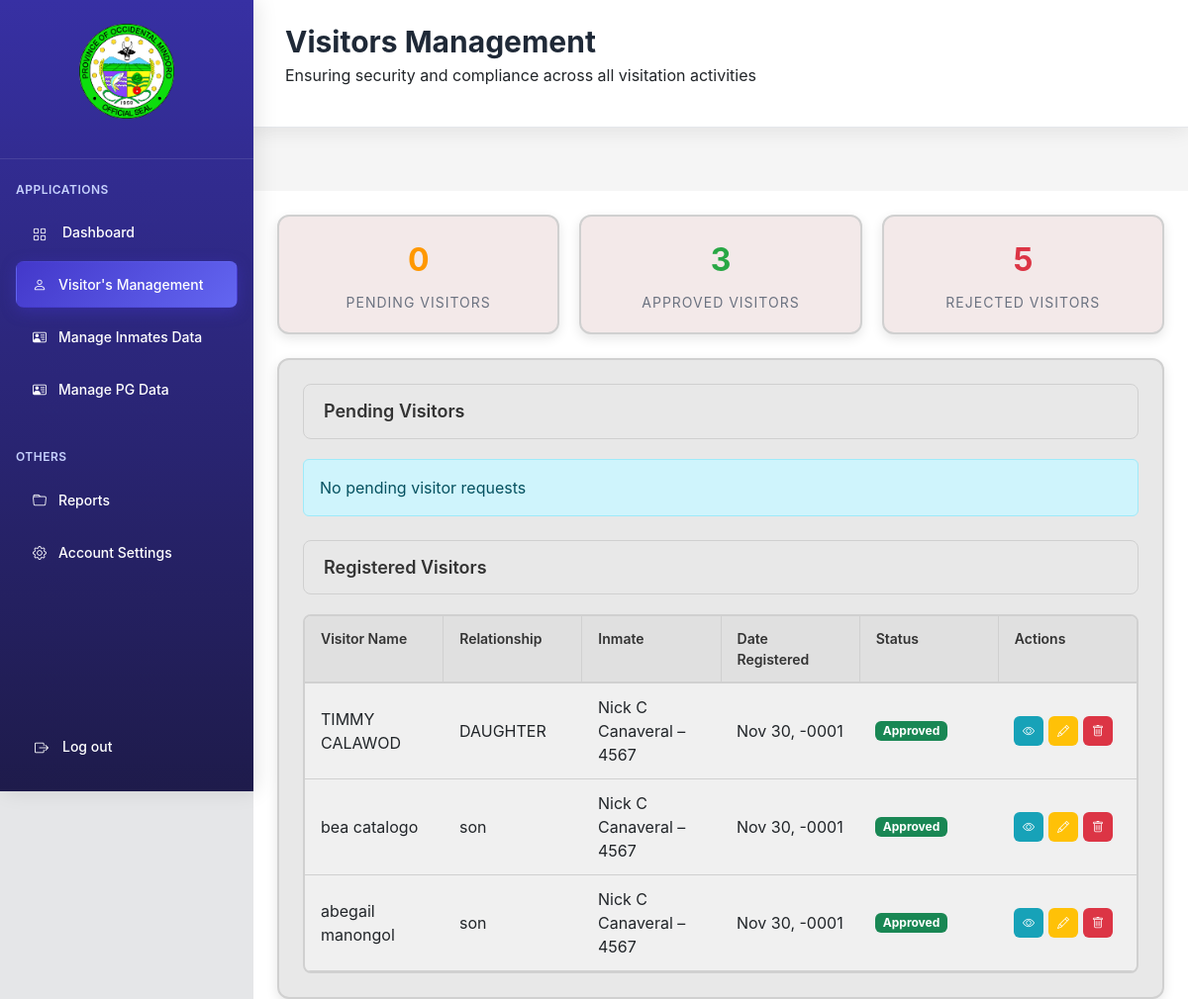
Page /modules/Warden/WARDEN_VISITORS_MANAGEMENT.php (signed in) on the committed database.
### tables this page shows
CREATE TABLE `visitors` (
  `id` int(255) NOT NULL,
  `firstName` varchar(255) NOT NULL,
  `lastName` varchar(255) NOT NULL,
  `middleName` varchar(255) NOT NULL,
  `gender` enum('Male','Female','Other','') NOT NULL,
  `phoneNumber` int(11) NOT NULL,
  `permanentAddress` varchar(255) NOT NULL,
  `relationship` varchar(250) NOT NULL,
  `idType` enum('National ID','Drivers License','Barangay ID','PhilHealth','Voters','UMID') NOT NULL,
  `idNumber` int(25) NOT NULL,
  `inmate` varchar(255) NOT NULL,
  `status` enum('pending','approved','rejected','') NOT NULL DEFAULT 'pending',
  `created_at` datetime DEFAULT current_timestamp(),
  `approved_at` timestamp NOT NULL DEFAULT current_timestamp() ON UPDATE current_timestamp()
);

CREATE TABLE `pending_visitors` (
  `id` int(11) NOT NULL,
  `firstName` varchar(255) NOT NULL,
  `lastName` varchar(255) NOT NULL,
  `middleName` varchar(255) NOT NULL,
  `gender` enum('Male','Female','Other','') NOT NULL,
  `phoneNumber` int(11) NOT NULL,
  `permanentAddress` varchar(255) NOT NULL,
  `relationship` varchar(250) NOT NULL,
  `idType` enum('National ID','Drivers License','Barangay ID','PhilHealth','Voters','UMID') NOT NULL,
  `idNumber` int(25) NOT NULL,
  `inmate` varchar(255) NOT NULL,
  `status` enum('pending','approved','rejected','') NOT NULL DEFAULT 'pending',
  `submitted_at` datetime NOT NULL
);

### modules/Warden/WARDEN_VISITORS_MANAGEMENT.php (the view, shortened to what this page needs)
<?php
require_once '../../database/connection.php';
$stats = [];
$sql = "SELECT status, COUNT(*) as count FROM pending_visitors GROUP BY status";
$result = $con_admin->query($sql);
while ($row = $result->fetch_assoc()) {
    $stats[$row['status']] = $row['count'];
}
$pending_visitors = [];
$approved_visitors = [];
$sql = "SELECT v.*, p.submitted_at as registration_date
        FROM visitors v
        LEFT JOIN pending_visitors p ON v.firstName = p.firstName AND v.lastName = p.lastName AND v.inmate = p.inmate
        ORDER BY p.submitted_at DESC";
$result = $con_admin->query($sql);
while ($row = $result->fetch_assoc()) {
    $approved_visitors[] = $row;
}
?>
<!DOCTYPE html>
<html lang="en">
<head>
    <link href="https://cdn.jsdelivr.net/npm/bootstrap@5.3.0/dist/css/bootstrap.min.css" rel="stylesheet">
    <link href="https://cdn.jsdelivr.net/npm/bootstrap-icons@1.10.0/font/bootstrap-icons.css" rel="stylesheet">
    <link rel="stylesheet" href="../../assets/css/warden_visitors_management.css">
    <link rel="stylesheet" href="../../includes/navbar/W_navbar.css">
</head>
<body>
    <div class="d-flex">
        <?php include '../../includes/navbar/nav.php'; ?>
        <main class="main-content flex-fill">
            <?php include '../../includes/header/wvisitors.php'; ?>
            <div class="content-container"></div>
            <div class="stats-container">
                <div class="stat-card">
                    <div class="stat-value stat-pending"><?php echo isset($stats['pending']) ? $stats['pending'] : 0; ?>
                    </div>
                    <div class="stat-label">Pending Visitors</div>
                </div>
                <div class="stat-card">
                    <div class="stat-value stat-approved"><?php echo count($approved_visitors); ?></div>
                    <div class="stat-label">Approved Visitors</div>
                </div>
                <div class="stat-card">
                    <div class="stat-value stat-rejected">
                        <?php echo isset($stats['rejected']) ? $stats['rejected'] : 0; ?></div>
                    <div class="stat-label">Rejected Visitors</div>
                </div>
            </div>
            <div class="content-card">
                <div class="section-header">
                    <h2 class="section-title">Pending Visitors</h2>
                </div>
                <?php if (count($pending_visitors) > 0): ?>
                <?php foreach ($pending_visitors as $visitor): ?>
                <div class="pending-visitor-card">
                    <div class="visitor-avatar">
                        <i class="bi bi-person-fill"></i>
                    </div>
                    <div class="visitor-details">
                        <div class="visitor-info-row">
                            <span class="visitor-info-label">Visitor Name:</span>
                            <span
                                class="visitor-info-value"><?php echo $visitor['firstName'] . ' ' . $visitor['lastName']; ?></span>
                        </div>
                        <div class="visitor-info-row">
                            <span class="visitor-info-label">Inmate to Visit:</span>
                            <span class="visitor-info-value"><?php echo $visitor['inmate']; ?></span>
                        </div>
                        <div class="visitor-info-row">
                            <span class="visitor-info-label">Relationship:</span>
                            <span class="visitor-info-value"><?php echo $visitor['relationship']; ?></span>
                        </div>
                        <div class="visitor-info-row">
                            <span class="visitor-info-label">Submitted:</span>
                            <span
                                class="visitor-info-value"><?php echo date('M j, Y g:i A', strtotime($visitor['submitted_at'])); ?></span>
                        </div>
                    </div>
                    <div class="action-buttons">
                        <button class="btn btn-view btn-icon view-visitor-btn" data-id="<?php echo $visitor['id']; ?>"
                            title="View">
                            <i class="bi bi-eye"></i>
                        </button>
                        <a href="?action=approve&id=<?php echo $visitor['id']; ?>" class="btn btn-accept"
                            title="Approve">
                            <i class="bi bi-person-check"></i> Approve
                        </a>
                        <a href="?action=reject&id=<?php echo $visitor['id']; ?>" class="btn btn-reject" title="Reject">
                            <i class="bi bi-person-x"></i> Reject
                        </a>
                    </div>
                </div>
                <?php endforeach; ?>
                <?php else: ?>
                <div class="alert alert-info">No pending visitor requests</div>
                <?php endif; ?>
                <div class="registered-section">
                    <div class="section-header">
                        <h2 class="section-title">Registered Visitors</h2>
                    </div>
                    <div class="registered-table-container">
                        <div class="table-header-row">
                            <div class="table-header-cell">Visitor Name</div>
                            <div class="table-header-cell">Relationship</div>
                            <div class="table-header-cell">Inmate</div>
                            <div class="table-header-cell">Date Registered</div>
                            <div class="table-header-cell">Status</div>
                            <div class="table-header-cell table-action-cell">Actions</div>
                        </div>
                        <?php if (count($approved_visitors) > 0): ?>
                        <?php foreach ($approved_visitors as $visitor): ?>
                        <div class="table-row" data-row-id="<?php echo $visitor['id']; ?>">
                            <div class="table-cell"><?php echo $visitor['firstName'] . ' ' . $visitor['lastName']; ?>
                            </div>
                            <div class="table-cell"><?php echo $visitor['relationship']; ?></div>
                            <div class="table-cell"><?php echo $visitor['inmate']; ?></div>
                            <div class="table-cell">
                                <?php echo isset($visitor['registration_date']) ? date('M j, Y', strtotime($visitor['registration_date'])) : 'N/A'; ?>
                            </div>
                            <div class="table-cell"><span class="badge bg-success">Approved</span></div>
                            <div class="table-cell">
                                <div class="action-buttons">
                                    <button class="btn btn-view btn-icon view-visitor-btn"
                                        data-id="<?php echo $visitor['id']; ?>" title="View">
                                        <i class="bi bi-eye"></i>
                                    </button>
                                    <button class="btn btn-edit btn-icon edit-visitor-btn"
                                        data-id="<?php echo $visitor['id']; ?>" title="Edit">
                                        <i class="bi bi-pencil"></i>
                                    </button>
                                    <button class="btn btn-delete btn-icon delete-visitor-btn"
                                        data-id="<?php echo $visitor['id']; ?>"
                                        data-id-number="<?php echo $visitor['idNumber']; ?>"
                                        data-name="<?php echo $visitor['firstName'] . ' ' . $visitor['lastName']; ?>"
                                        title="Delete">
                                        <i class="bi bi-trash"></i>
                                    </button>
                                </div>
                            </div>
                        </div>
                        <?php endforeach; ?>
                        <?php else: ?>
                        <div class="empty-message">
                            No registered visitors available
                        </div>
                        <?php endif; ?>
                    </div>
                </div>
            </div>
    </div>
</body>
</html>

### assets/css/warden_visitors_management.css (style rules this page uses)
.main-content { margin-left: 256px; min-height: 100vh; background-color: hsl(0, 0%, 100%); }
.stats-container { display: grid; grid-template-columns: repeat(auto-fit, minmax(250px, 1fr)); gap: 20px; margin-bottom: 24px; margin-top: 24px; margin-left: 24px; margin-right: 24px; }
.stat-card { background: #f3e9e9; border-radius: 12px; padding: 20px; box-shadow: 0 4px 12px rgba(0, 0, 0, 0.1); border: 2px solid #d0d0d0; text-align: center; }
.stat-value { font-size: 32px; font-weight: bold; margin-bottom: 8px; }
.stat-label { font-size: 14px; color: #6b7280; text-transform: uppercase; letter-spacing: 1px; }
.stat-pending { color: #ff9800; }
.stat-approved { color: #28a745; }
.stat-rejected { color: #dc3545; }
.content-container { padding: 32px; background: #f5f5f5; }
.content-card { background: #e8e8e8; border-radius: 12px; padding: 24px; box-shadow: 0 4px 12px rgba(0, 0, 0, 0.1); border: 2px solid #d0d0d0; margin-left: 24px; margin-right: 24px; }
.section-header { background: #e8e8e8; padding: 16px 20px; border-radius: 8px; margin-bottom: 20px; border: 1px solid #d0d0d0; }
.section-title { font-size: 18px; font-weight: 600; color: #333; margin: 0; }
.action-buttons { display: flex; gap: 8px; }
.registered-section { margin-top: 24px; }
.registered-table-container { background: #f0f0f0; border: 2px solid #d0d0d0; border-radius: 8px; overflow: hidden; }
.table-header-row { background: #e0e0e0; border-bottom: 2px solid #d0d0d0; display: flex; }
.table-header-cell { padding: 12px 16px; font-weight: 600; color: #333; font-size: 14px; border-right: 1px solid #d0d0d0; flex: 1; }
.table-header-cell:last-child { border-right: none; }
.table-row { display: flex; border-bottom: 1px solid #d0d0d0; transition: background-color 0.3s ease; }
.table-cell { padding: 12px 16px; flex: 1; display: flex; align-items: center; }
.btn-view { background: #17a2b8; border: none; color: white; padding: 8px 16px; border-radius: 6px; font-size: 14px; font-weight: 600; display: flex; align-items: center; gap: 6px; transition: all 0.3s ease; }
.action-buttons { display: flex; gap: 8px; flex-wrap: wrap; }
.btn-view { background: #17a2b8; border: none; color: white; padding: 6px 8px; border-radius: 6px; font-size: 12px; display: flex; align-items: center; justify-content: center; transition: all 0.3s ease; }
.btn-edit { background: #ffc107; border: none; color: white; padding: 6px 8px; border-radius: 6px; font-size: 12px; display: flex; align-items: center; justify-content: center; transition: all 0.3s ease; }
.btn-delete { background: #dc3545; border: none; color: white; padding: 6px 8px; border-radius: 6px; font-size: 12px; display: flex; align-items: center; justify-content: center; transition: all 0.3s ease; }
.action-buttons { display: flex; gap: 5px; flex-wrap: wrap; }
.table-action-cell { width: 120px; }
.btn-icon { width: 30px; height: 30px; display: flex; align-items: center; justify-content: center; }

### includes/navbar/W_navbar.css (style rules this page uses)
body { font-family: -apple-system, BlinkMacSystemFont, 'Segoe UI', Roboto, Oxygen, Ubuntu, Cantarell, sans-serif; background-color: #e5e6e8; }

### rows in the picture
visitors: firstName "TIMMY", lastName "CALAWOD", relationship "DAUGHTER", inmate "Nick C Canaveral – 4567", pending_visitors.submitted_at "Nov 30, -0001"
visitors: firstName "bea", lastName "catalogo", relationship "son", inmate "Nick C Canaveral – 4567", pending_visitors.submitted_at "Nov 30, -0001"
visitors: firstName "abegail", lastName "manongol", relationship "son", inmate "Nick C Canaveral – 4567", pending_visitors.submitted_at "Nov 30, -0001"

### other values in the picture
count($approved_visitors) "3"
$stats['rejected'] "5"
